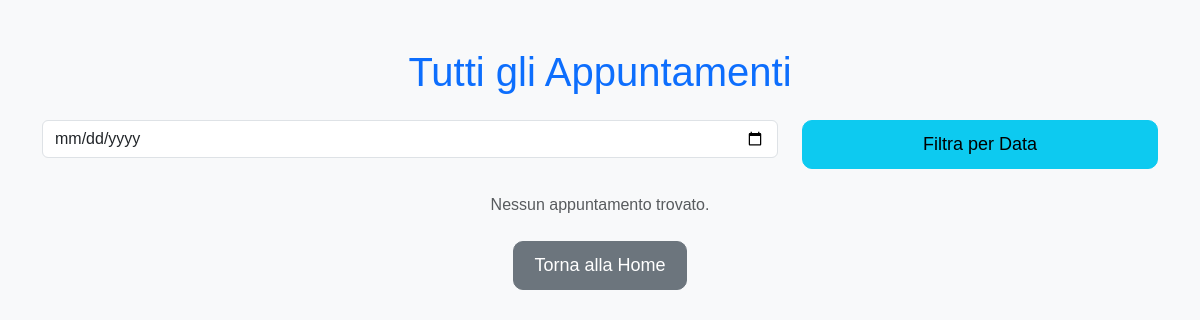
Before: /appointments with the older database file.
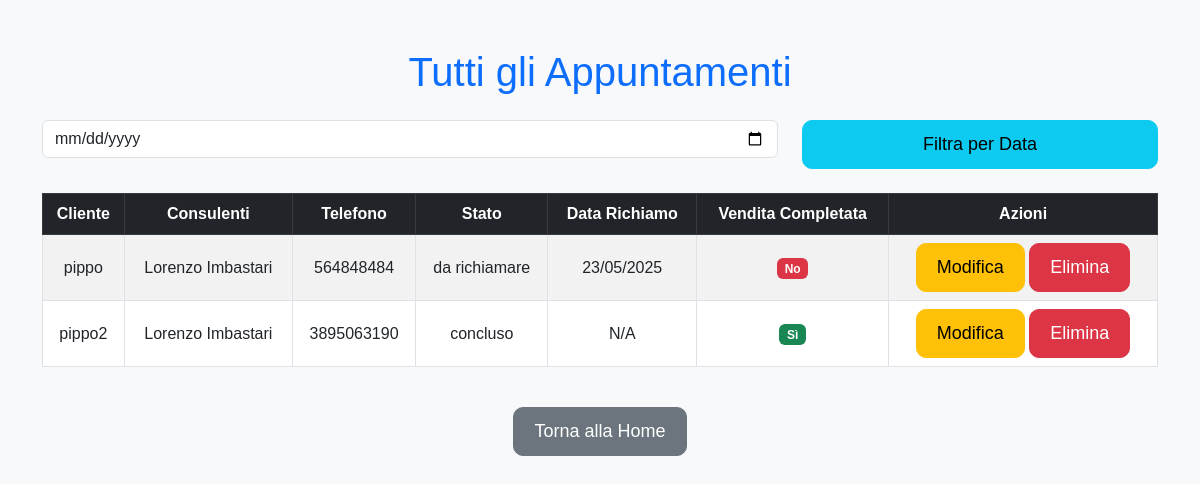
After: the same page with the newer database file.
### app.py (models this page shows, shortened)
class Appointment(db.Model):
    id = db.Column(db.Integer, primary_key=True)
    nome_cliente = db.Column(db.String(100), nullable=False)
    indirizzo = db.Column(db.String(200))
    numero_telefono = db.Column(db.String(20), nullable=False)
    note = db.Column(db.Text)
    tipologia = db.Column(db.String(20))
    stato = db.Column(db.String(20), nullable=False)  # "concluso", "da richiamare", "non richiamare"
    nominativi_raccolti = db.Column(db.Integer, default=0)
    appuntamenti_personali = db.Column(db.Integer, default=0)
    venduto = db.Column(db.Boolean, default=False)
    data_appuntamento = db.Column(db.DateTime, nullable=False, default=datetime.utcnow)
    data_richiamo = db.Column(db.DateTime, nullable=True)  # Data di richiamo se "da richiamare"
    consultants = db.relationship('Consultant', secondary=appointment_consultant, lazy='subquery',
                                  backref=db.backref('appointments', lazy=True))

class Consultant(db.Model):
    id = db.Column(db.Integer, primary_key=True)
    nome = db.Column(db.String(100), nullable=False)
    posizione_id = db.Column(db.Integer, db.ForeignKey('position.id'), nullable=False)
    posizione = db.relationship('Position', backref='consultants')
    responsabile_id = db.Column(db.Integer, db.ForeignKey('consultant.id'), nullable=True)
    responsabili = db.relationship('Consultant', remote_side=[id], backref='subordinati')
    totalYearlyPay = db.Column(db.Float, default=0.0)
    residency = db.Column(db.String(100), nullable=True)
    phone = db.Column(db.String(20), nullable=True)
    email = db.Column(db.String(100), nullable=True)
    CF = db.Column(db.String(16), nullable=True)

### app.py (the view)
@app.route('/appointments', methods=['GET'])
def appointments():
    day = request.args.get('day')
    if day:
        try:
            day_date = datetime.strptime(day, '%Y-%m-%d').date()
        except ValueError:
            flash("Formato data non valido, usare YYYY-MM-DD")
            return redirect(url_for('appointments'))
        apps = Appointment.query.filter(
            db.func.date(Appointment.data_appuntamento) == day_date
        ).all()
    else:
        apps = Appointment.query.all()
    return render_template('appointments.html', appointments=apps)

### templates/appointments.html (shortened to what this page needs)
<!doctype html>
<html lang="it">
<head>
    <link href="https://cdn.jsdelivr.net/npm/bootstrap@5.3.0/dist/css/bootstrap.min.css" rel="stylesheet">
    <link rel="stylesheet" href="{{ url_for('static', filename='styles.css') }}">
</head>
<body class="bg-light">
    <div class="container mt-5">
        <h1 class="text-center mb-4 text-primary">Tutti gli Appuntamenti</h1>
        <form class="row mb-4">
            <div class="col-md-8">
                <input type="date" class="form-control" name="day" value="{{ request.args.get('day', '') }}">
            </div>
            <div class="col-md-4">
                <button type="submit" class="btn btn-info w-100">Filtra per Data</button>
            </div>
        </form>
        {% if appointments %}
        <div class="table-responsive">
            <table class="table table-bordered table-striped">
                <thead class="table-dark">
                    <tr>
                        <th>Cliente</th>
                        <th>Consulenti</th>
                        <th>Telefono</th>
                        <th>Stato</th>
                        <th>Data Richiamo</th>
                        <th>Vendita Completata</th>
                        <th>Azioni</th>
                    </tr>
                </thead>
                <tbody>
                    {% for app in appointments %}
                    <tr>
                        <td>{{ app.nome_cliente }}</td>
                        <td>
                            {% for consultant in app.consultants %}
                                {{ consultant.nome }}{% if not loop.last %}, {% endif %}
                            {% endfor %}
                        </td>
                        <td>{{ app.numero_telefono }}</td>
                        <td>{{ app.stato }}</td>
                        <td>{{ app.data_richiamo.strftime('%d/%m/%Y') if app.data_richiamo else 'N/A' }}</td>
                        <td>
                            {% if app.venduto %}
                                <span class="badge bg-success">Sì</span>
                            {% else %}
                                <span class="badge bg-danger">No</span>
                            {% endif %}
                        </td>
                        <td>
                            <a href="{{ url_for('modify_appointments', id=app.id) }}" class="btn btn-warning btn-sm">Modifica</a>
                            <a href="{{ url_for('delete_appointment', id=app.id) }}" class="btn btn-danger btn-sm">Elimina</a>
                    </tr>
                    {% endfor %}
                </tbody>
            </table>
        </div>
        {% else %}
            <p class="text-center text-muted">Nessun appuntamento trovato.</p>
        {% endif %}
        <div class="text-center mt-4">
            <a href="{{ url_for('index') }}" class="btn btn-secondary">Torna alla Home</a>
        </div>
    </div>
</body>
</html>

### static/styles.css (style rules this page uses)
body { font-family: 'Arial', sans-serif; background-color: #f8f9fa; }
.table th, .table td { text-align: center; vertical-align: middle; }
.btn { font-size: 18px; padding: 10px 20px; border-radius: 10px; }

Changed rows visible on the page:
added Appointment: nome_cliente "pippo", numero_telefono "564848484", stato "da richiamare", data_richiamo "23/05/2025", venduto "No"
added Consultant: nome "Lorenzo Imbastari"
added Appointment: nome_cliente "pippo2", numero_telefono "3895063190", stato "concluso", data_richiamo "N/A", venduto "Sì"
Other visible differences:
text no longer shown: "Nessun appuntamento trovato."
text now shown: "Cliente Consulenti Telefono Stato Data Richiamo Vendita Completata Azioni"
